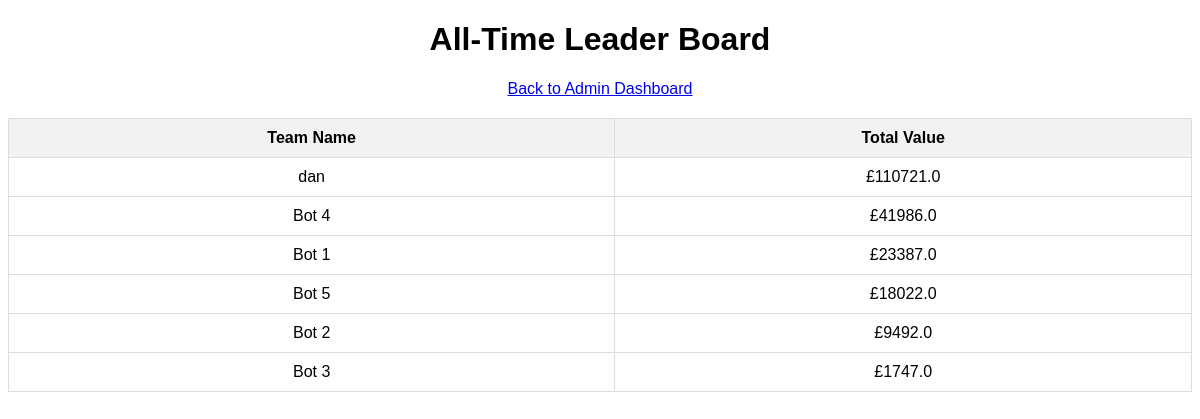
The app's page /admin/leaderboard (signed in) with its own data.
### app.py (models this page shows)
class HighScore(db.Model):
    id = db.Column(db.Integer, primary_key=True)
    team_name = db.Column(db.String(50), nullable=False)
    total_value = db.Column(db.Float, nullable=False)

### app.py (the view)
@app.route('/admin/leaderboard', methods=['GET'])
@admin_required
def leaderboard():
    high_scores = db.session.query(HighScore).order_by(HighScore.total_value.desc()).all()
    return render_template('leaderboard.html', high_scores=high_scores)

### app.py (called while the page is built)
def admin_required(f):
    @wraps(f)
    def decorated_function(*args, **kwargs):
        if session.get('admin_logged_in') is not True:
            return redirect(url_for('admin_login'))
        return f(*args, **kwargs)
    return decorated_function

@app.after_request
def set_csp_header(response):
    csp = "default-src 'self'; script-src 'self' 'unsafe-inline' 'unsafe-eval'; style-src 'self' 'unsafe-inline'; img-src 'self' data:; font-src 'self'; frame-src 'none';"
    response.headers['Content-Security-Policy'] = csp
    return response

### templates/leaderboard.html (shortened to what this page needs)
<!DOCTYPE html>
<html lang="en">
<head>
    <link rel="stylesheet" href="{{ url_for('static', filename='style.css') }}">
</head>
<body>
    <header>
        <h1>All-Time Leader Board</h1>
        <a href="{{ url_for('admin_dashboard') }}">Back to Admin Dashboard</a>
    </header>
    <table>
        <thead>
            <tr>
                <th>Team Name</th>
                <th>Total Value</th>
            </tr>
        </thead>
        <tbody>
            {% for score in high_scores %}
            <tr>
                <td>{{ score.team_name }}</td>
                <td>£{{ score.total_value | round(0) }}</td>
            </tr>
            {% endfor %}
        </tbody>
    </table>
</body>
</html>

### static/style.css (style rules this page uses)
body { font-family: Arial, sans-serif; }
header { text-align: center; margin-bottom: 20px; }
table { width: 100%; border-collapse: collapse; margin-top: 20px; }
th, td { padding: 10px; border: 1px solid #ddd; text-align: center; }
th { background-color: #f2f2f2; }

### records on screen
HighScore: team_name "dan", total_value "110721.0"
HighScore: team_name "Bot 4", total_value "41986.0"
HighScore: team_name "Bot 1", total_value "23387.0"
HighScore: team_name "Bot 5", total_value "18022.0"
HighScore: team_name "Bot 2", total_value "9492.0"
HighScore: team_name "Bot 3", total_value "1747.0"
